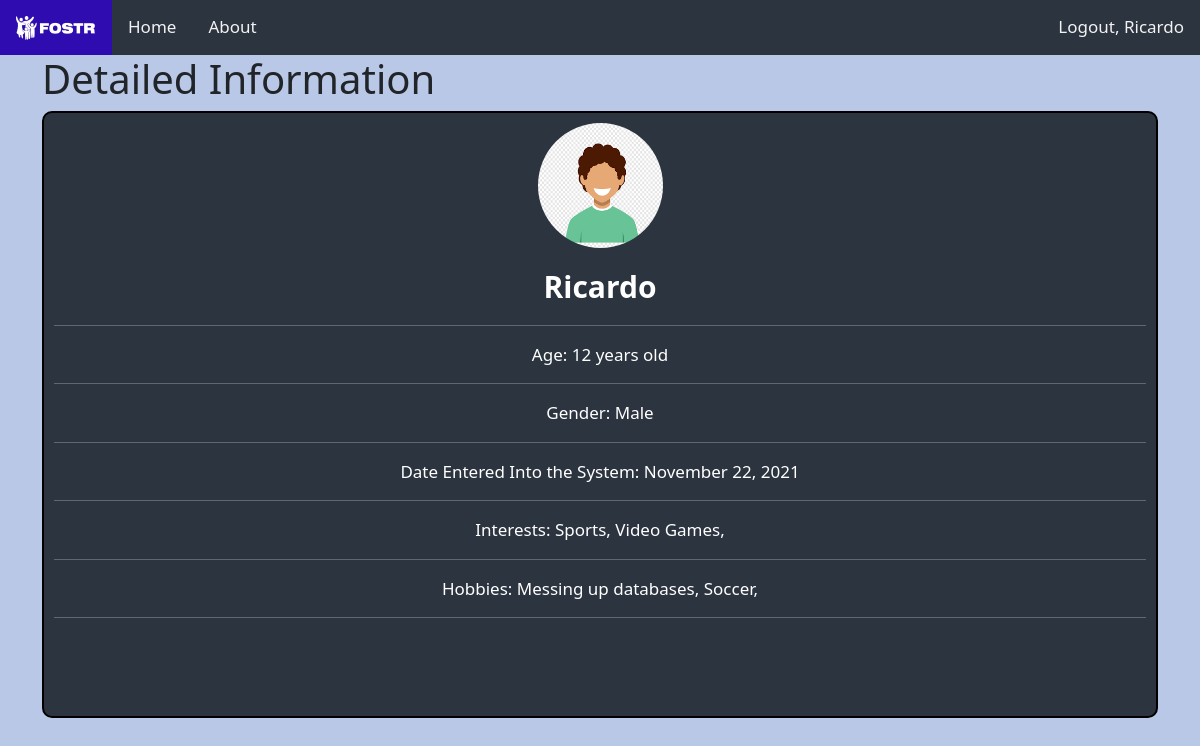
The page /user/Child/cuser (signed in) on the database as committed earlier.
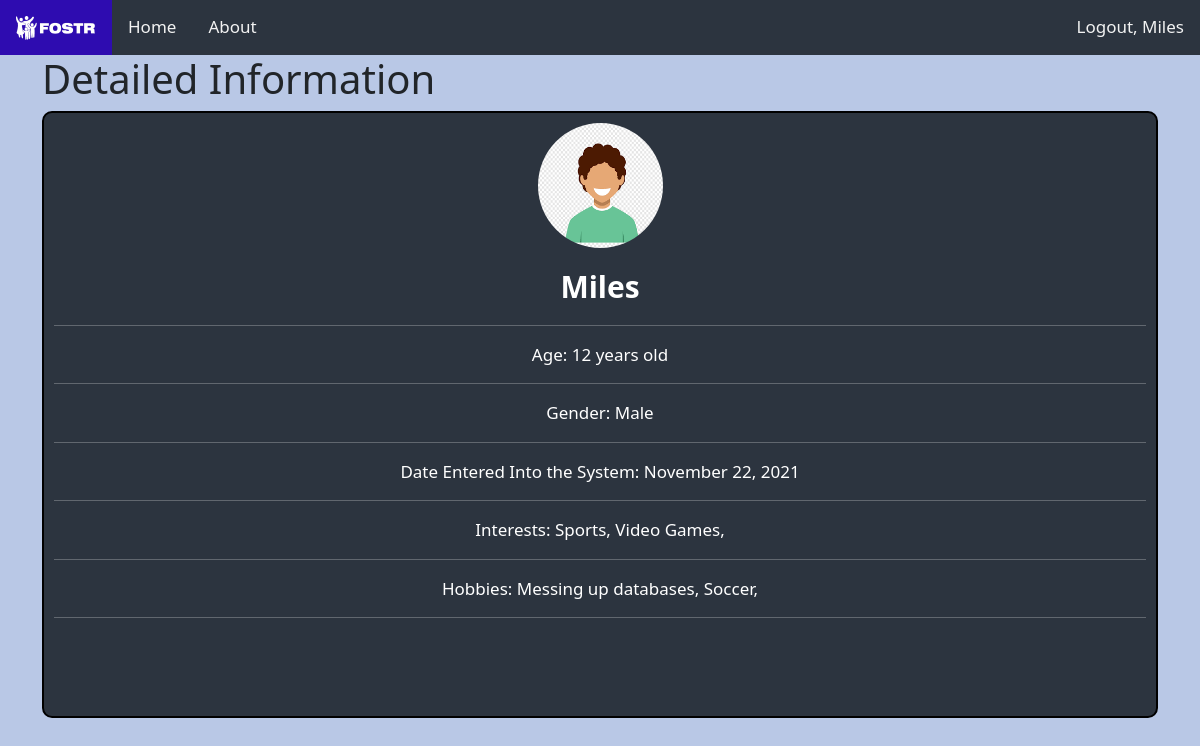
The same page on the database as committed later.
### fostr/models.py (models this page shows, shortened)
class User(db.Model, UserMixin):
    id = db.Column(db.Integer, primary_key=True)
    username     = db.Column(db.String(256), unique=True, nullable=False)
    password     = db.Column(db.String(128), nullable=False)
    role         = db.Column(db.String(32), nullable=False)
    name         = db.Column(db.String(128), nullable=False) # full name
    age          = db.Column(db.Integer, nullable=False)
    gender       = db.Column(db.String(6), nullable=False) # male/female
    interests    = db.Column(MutableList.as_mutable(PickleType), nullable=False)
    hobbies      = db.Column(MutableList.as_mutable(PickleType), nullable=False)
    date_entered = db.Column(db.DateTime, nullable=False, default=datetime.utcnow)
    profile_pic  = db.Column(db.String(32), nullable=False, default=DEFAULT_PROFILE_PIC)
    def checkRole(self, role:str) -> bool:
        return self.role == role

### fostr/routes.py (the view)
@app.route('/user/<string:role>/<string:username>')
@login_required
def userInfo(role, username):
    if (current_user.checkRole(Roles.ADMIN)):
        pass
    elif (current_user.checkRole(Roles.PARENT) and (role != Roles.CHILD)):
        flash('You can only view children!', 'danger')
        return abort(403, description='Parent can only see children!')
    elif (current_user.checkRole(Roles.CHILD) and (username != current_user.username)):
        flash('You can only view yourself!', 'danger')
        return abort(403, description='Child can only see themselves!')
    user = User.query.filter_by(username=username).first()
    if (not user):
        flash(f'{role} user {username} does not exist!', 'warning')
        return abort(404, description='User does not exist')
    content = {
        'app_name': app.name.capitalize(),
        'title': 'User',
        'user': user
    }
    return render_template('user_info.html', **content)

### fostr/models.py (called while the page is built)
@login_manager.user_loader
def load_user(userID):
    return User.query.get(int(userID))

### fostr/templates/user_info.html (shortened to what this page needs)
{% extends "base.html" %}
{% block content %}
    <h1 class="bt-3"> Detailed Information </h1>
    <div class="detailed_bg">
        <p class='detailedInfo'>
            {% set userPic = user.profile_pic %}
            <img src="{{ url_for('static', filename = 'profile_pics/' + userPic) }}"class = 'childPFP'>
            <p class='detailedInfo' style='font-size: 30px' ><b>{{user.name}}</b></p>
            <hr>
            <p class='detailedInfo'>Age: {{user.age}} years old</p>
            <hr>
            <p class='detailedInfo'>Gender: {{user.gender}}</p>
            <hr>
            <p class='detailedInfo'>Date Entered Into the System: {{user.date_entered.strftime('%B %d, %Y')}}</p>
            <hr>
            <p class='detailedInfo'>Interests:
            {% for interest in user.interests %}
                {{interest}},
            {% endfor %}
            </p>
            <hr>
            <p class='detailedInfo'>Hobbies:
            {% for hobby in user.hobbies %}
                {{hobby}},
            {% endfor %}
            </p>
            <hr>
        </p>
        <br>
        <br>
        <br>
    </div>
{% endblock content %}

### fostr/templates/base.html (shortened to what this page needs)
<!DOCTYPE html>
<html lang="en">
    <link href="https://cdn.jsdelivr.net/npm/bootstrap@5.1.3/dist/css/bootstrap.min.css" rel="stylesheet">
    <link rel="stylesheet" type="text/css" href="{{ url_for('static', filename='fostr.css') }}">
</html>
<body>
    <link rel="stylesheet" href="https://cdnjs.cloudflare.com/ajax/libs/font-awesome/4.7.0/css/font-awesome.min.css">
    <div class="navBar" id= "navBar">
        <a href="{{ url_for('home') }}" class="active"> <img src="{{ url_for('static', filename = 'fostr_logo_white.png')}}" width = "80" height="25" > </a>
        <a href="{{ url_for('home') }}">Home</a>
        <a href="{{ url_for('about')}}">About</a>
        {% if current_user.is_authenticated %}
        <a href="{{ url_for('logout')}}" class="logoutButton">Logout, {{ current_user.name }}</a>
        {% endif %}
    </div>
    <div class="container">
        {% block content %}{% endblock %}
    </div>
</body>

Rows that differ between the two databases and show on the page:
changed User "Male": name "Ricardo" → "Miles"
